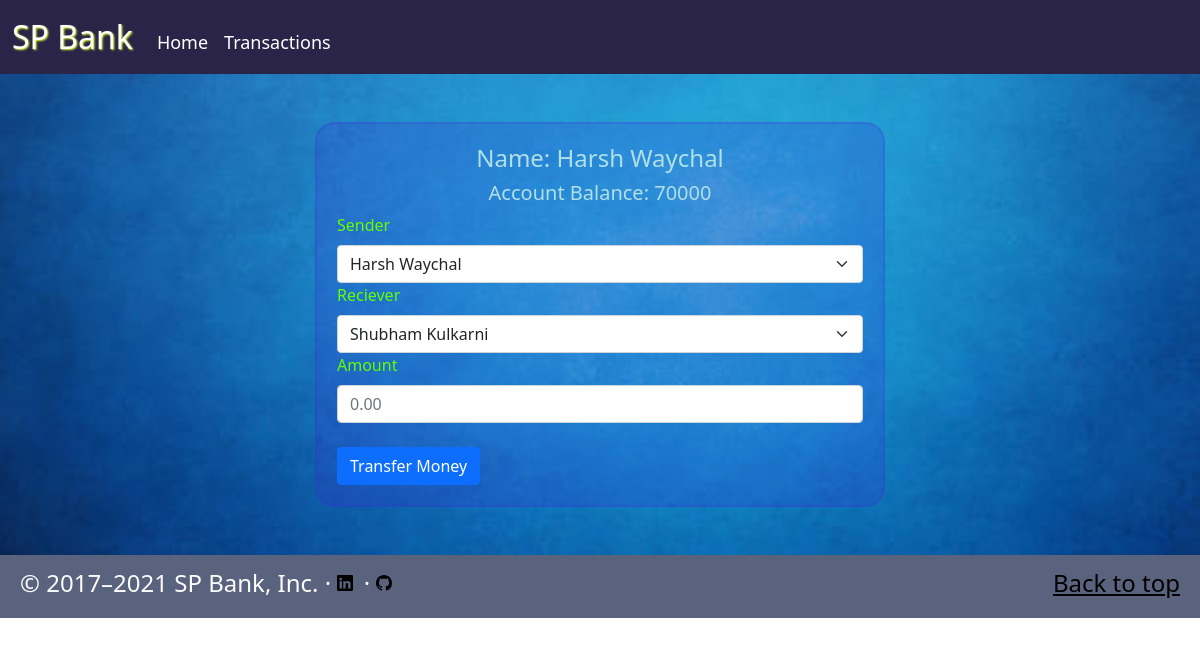
Page /bank/transfer/18 on the committed database.
### bank/models.py (models this page shows)
class Account(models.Model):
    id = models.AutoField(primary_key=True)
    name = models.CharField(max_length=50, default=' ')
    email = models.CharField(max_length=50, default=' ')
    balance = models.IntegerField(default=0)
    Date_of_Creation = models.DateField(auto_now=True)

### bank/views.py (the view)
# urls.py: path('transfer/<int:x>', views.transfer, name="transfer"),
def transfer(request, x):
    x = Account.objects.get(id=x)
    account = Account.objects.all().order_by('id')
    params = {"account": account, "x": x}
    return render(request, 'bank/transfer_money.html', params)

### bank/templates/bank/transfer_money.html (shortened to what this page needs)
{% extends 'bank/basic.html' %}
{% block css %}
{% load static %}
{% endblock %}
{% block body %}
{% load static %}
  <div class="transfer">
    <div class="container">
      <div class="row">
        <div class="col-md-6 m-auto mt-md-5 mb-md-5 mt-3 mb-3 p" style="padding: 20px; background-color: #4620df30; border:  #4620df30 2px solid; border-radius:20px;">
          <h4 style="text-align: center; color: powderblue;">Name: {{x.name}}</h4>
          <h5 style="text-align: center; color: powderblue;">Account Balance: {{x.balance}}</h5>
          <form class="w-100" method="POST" action="/bank/transfer_money/">
             <div class="form-group w-100">
               <label for="inputState" class="form-label" style="color:#62ff00">Sender</label>
               <select id="inputState" name="sender" class="form-select">
               {% if x %}
                 <option value={{x.id}} selected Disable>{{x.name}}</option>
                  {% else %}
                    <option value=0 selected>Choose...</option>
                      {% for a in account %}
                      <option value = {{a.id}} >{{a.name}}</option>
                      {% endfor %}
               {% endif %}
               </select>
             </div>
             <div class="form-group w-100">
               <label for="inputState" class="form-label" style="color:#62ff00">Reciever</label>
               <select id="inputState" name="receiver" class="form-select">
               {% for a in account %}
                 {% if a.id != x.id %}
                    <option value = {{a.id}} >{{a.name}}</option>
                 {% endif %}
               {% endfor %}
               </select>
            </div>
            <div class="form-group w-100">
               <label for="inputState" class="form-label" style="color:#62ff00">Amount</label>
               <input type="number" name="amount" class="form-control" id="inputState" min=0 max=999999 required placeholder="0.00">
            </div>
            <br>
            <div class=" ">
              <button type="submit" name ="transfer_money" class="btn btn-primary float-right clearfix">Transfer Money</button>
            </div>
          </form>
        </div>
      </div>
    </div>
  </div>
{% endblock%}

### rows in the picture
Account: name "Harsh Waychal", balance "70000", sender "Harsh Waychal"

### other values in the picture
form field receiver "Shubham Kulkarni"
